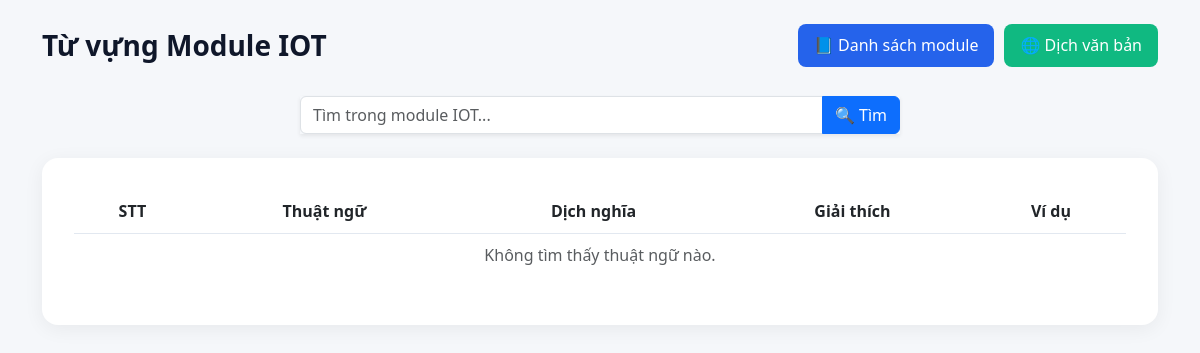
The app's page /terms/IOT, older data.
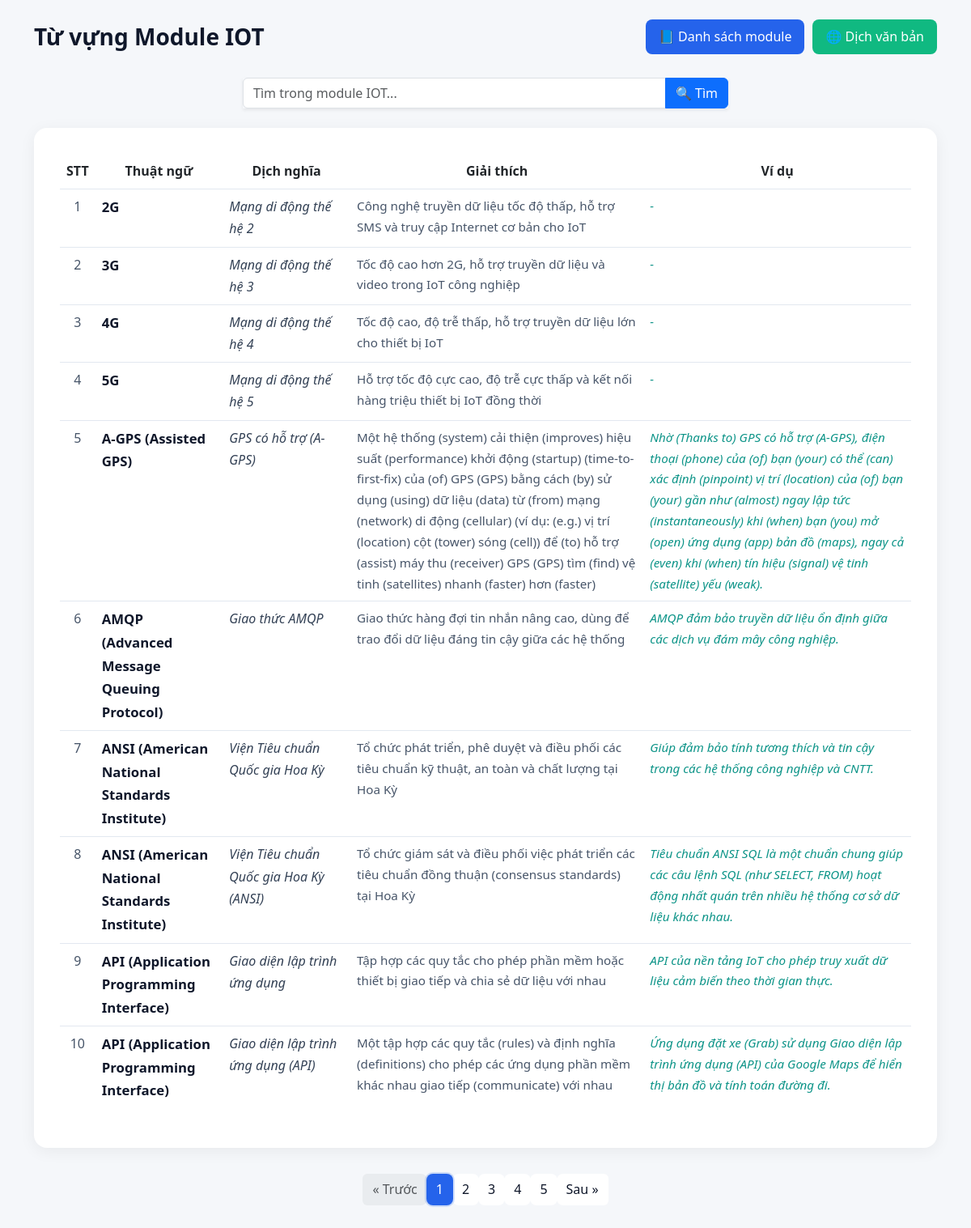
The same page, newer data.
### tables this page shows
CREATE TABLE "Terms" (
	"id"	INTEGER,
	"english"	TEXT,
	"vietnamese"	TEXT,
	"note"	TEXT,
	"module"	TEXT,
	"boi_canh"	TEXT,
	"vi_du"	TEXT
);

### app.py (the view)
@app.route("/terms/<string:module_id>", methods=["GET", "POST"])
def terms(module_id):
    page = int(request.args.get("page", 1))
    per_page = 10
    cursor = conn.cursor()
    query_term = ""
    terms_list = []
    total_pages = 1
    try:
        if request.method == "POST":
            query_term = request.form.get("term", "").strip().lower()
            cursor.execute("""
                SELECT id, english, vietnamese, note, vi_du
                FROM Terms
                WHERE module = ? AND (LOWER(english) LIKE ? OR LOWER(vietnamese) LIKE ?)
                ORDER BY english ASC
            """, (module_id, f"%{query_term}%", f"%{query_term}%"))
            terms_list = cursor.fetchall()
            total_pages = 1
        else:
            terms_list, total_pages = get_terms(module_id, page, per_page)
    except sqlite3.Error as e:
        print(f"Lỗi SQL trong /terms/{module_id}: {e}")
    return render_template(
        "terms.html",
        module_id=module_id,
        terms=terms_list,
        query=query_term,
        page=page,
        total_pages=total_pages
    )

### app.py (called while the page is built, shortened)
def get_terms(module_id=None, page=1, per_page=10):
    cursor = conn.cursor()
    offset = (page - 1) * per_page
    terms = []
    total_count = 0
    try:
        if module_id:
            cursor.execute("""
                SELECT id, english, vietnamese, note, vi_du
                FROM Terms
                WHERE module = ?
                ORDER BY english ASC
                LIMIT ? OFFSET ?
            """, (module_id, per_page, offset))
            terms = cursor.fetchall()
            cursor.execute("SELECT COUNT(*) FROM Terms WHERE module = ?", (module_id,))
            total_count = cursor.fetchone()[0]
    except sqlite3.Error as e:
        print(f"Lỗi SQL trong get_terms: {e}")
    total_pages = (total_count + per_page - 1) // per_page
    return terms, total_pages

### templates/terms.html (shortened to what this page needs)
<!DOCTYPE html>
<html lang="vi">
<head>
    <link rel="stylesheet" href="https://cdn.jsdelivr.net/npm/bootstrap@5.3.0/dist/css/bootstrap.min.css">
</head>
<body class="container py-4">
    <div class="top-actions">
        <h3>Từ vựng Module {{ module_id }}</h3>
        <div class="btn-group-custom">
            <a href="{{ url_for('modules') }}" class="btn-dict">📘 Danh sách module</a>
            <a href="{{ url_for('index') }}" class="btn-translate">🌐 Dịch văn bản</a>
        </div>
    </div>
    <form class="search-box" method="POST" action="{{ url_for('terms', module_id=module_id) }}">
        <div class="input-group shadow-sm">
            <input type="text"
                   class="form-control"
                   name="term"
                   id="search-term"
                   placeholder="Tìm trong module {{ module_id }}..."
                   value="{{ query or '' }}"
                   list="suggestions-list"
                   autocomplete="off">
            <button class="btn btn-primary" type="submit">🔍 Tìm</button>
        </div>
    </form>
    <div class="dictionary-card">
        <div class="table-responsive">
            <table class="table align-middle">
                <thead>
                    <tr>
                        <th>STT</th>
                        <th>Thuật ngữ</th>
                        <th>Dịch nghĩa</th>
                        <th>Giải thích</th>
                        <th>Ví dụ</th>
                    </tr>
                </thead>
                <tbody>
                    {% for t in terms %}
                    <tr>
                        <td>{{ loop.index + (page-1)*10 }}</td>
                        <td>{{ t[1] }}</td>
                        <td>{{ t[2] }}</td>
                        <td>{{ t[3] or "" }}</td>
                        <td><i>{{ t[4] or "-" }}</i></td>
                    </tr>
                    {% else %}
                    <tr>
                        <td colspan="5" class="text-center text-muted">Không tìm thấy thuật ngữ nào.</td>
                    </tr>
                    {% endfor %}
                </tbody>
            </table>
        </div>
    </div>
    {% if not query and total_pages > 1 %}
    <nav aria-label="Page navigation" class="mt-4">
    <ul class="pagination justify-content-center">
        <li class="page-item {% if page <= 1 %}disabled{% endif %}">
            <a class="page-link" href="{{ url_for('terms', module_id=module_id, page=page-1) }}">« Trước</a>
        </li>
        {% set start_page = page - 2 %}
        {% set end_page = page + 2 %}
        {% if start_page < 1 %}
            {% set end_page = end_page + (1 - start_page) %}
            {% set start_page = 1 %}
        {% endif %}
        {% if end_page > total_pages %}
            {% set start_page = start_page - (end_page - total_pages) %}
            {% set end_page = total_pages %}
        {% endif %}
        {% if start_page < 1 %}
            {% set start_page = 1 %}
        {% endif %}
        {% for p in range(start_page, end_page + 1) %}
            <li class="page-item {% if p == page %}active{% endif %}">
                <a class="page-link" href="{{ url_for('terms', module_id=module_id, page=p) }}">{{ p }}</a>
            </li>
        {% endfor %}
        <li class="page-item {% if page >= total_pages %}disabled{% endif %}">
            <a class="page-link" href="{{ url_for('terms', module_id=module_id, page=page+1) }}">Sau »</a>
        </li>
    </ul>
</nav>
    {% endif %}
</body>
</html>

Row changes from the older to the newer data that the page shows:
added Terms: english "2G", vietnamese "Mạng di động thế hệ 2", note "Công nghệ truyền dữ liệu tốc độ thấp, hỗ trợ SMS và truy cập Internet cơ bản cho IoT", t "-"
added Terms: english "3G", vietnamese "Mạng di động thế hệ 3", note "Tốc độ cao hơn 2G, hỗ trợ truyền dữ liệu và video trong IoT công nghiệp", t "-"
added Terms: english "4G", vietnamese "Mạng di động thế hệ 4", note "Tốc độ cao, độ trễ thấp, hỗ trợ truyền dữ liệu lớn cho thiết bị IoT", t "-"
added Terms: english "5G", vietnamese "Mạng di động thế hệ 5", note "Hỗ trợ tốc độ cực cao, độ trễ cực thấp và kết nối hàng triệu thiết bị IoT đồng thời", t "-"
added Terms: english "A-GPS (Assisted GPS)", vietnamese "GPS có hỗ trợ (A-GPS)", note "Một hệ thống (system) cải thiện (improves) hiệu suất (performance) khởi động (startup) (time-to-first-fix) của (of) GPS (GPS) bằng cách (by) sử dụng (using) dữ liệu (data) từ (from) mạng (network) di động (cellular) (ví dụ: (e.g.) vị trí (location) cột (tower) sóng (cell)) để (to) hỗ trợ (assist) máy thu (receiver) GPS (GPS) tìm (find) vệ tinh (satellites) nhanh (faster) hơn (faster)", vi_du "Nhờ (Thanks to) GPS có hỗ trợ (A-GPS), điện thoại (phone) của (of) bạn (your) có thể (can) xác định (pinpoint) vị trí (location) của (of) bạn (your) gần như (almost) ngay lập tức (instantaneously) khi (when) bạn (you) mở (open) ứng dụng (app) bản đồ (maps), ngay cả (even) khi (when) tín hiệu (signal) vệ tinh (satellite) yếu (weak)."
now on this page (row edited): Terms: english "AMQP (Advanced Message Queuing Protocol)", vietnamese "Giao thức AMQP", note "Giao thức hàng đợi tin nhắn nâng cao, dùng để trao đổi dữ liệu đáng tin cậy giữa các hệ thống", vi_du "AMQP đảm bảo truyền dữ liệu ổn định giữa các dịch vụ đám mây công nghiệp."
added Terms: english "ANSI (American National Standards Institute)", vietnamese "Viện Tiêu chuẩn Quốc gia Hoa Kỳ", note "Tổ chức phát triển, phê duyệt và điều phối các tiêu chuẩn kỹ thuật, an toàn và chất lượng tại Hoa Kỳ", vi_du "Giúp đảm bảo tính tương thích và tin cậy trong các hệ thống công nghiệp và CNTT."
added Terms: english "ANSI (American National Standards Institute)", vietnamese "Viện Tiêu chuẩn Quốc gia Hoa Kỳ (ANSI)", note "Tổ chức giám sát và điều phối việc phát triển các tiêu chuẩn đồng thuận (consensus standards) tại Hoa Kỳ", vi_du "Tiêu chuẩn ANSI SQL là một chuẩn chung giúp các câu lệnh SQL (như SELECT, FROM) hoạt động nhất quán trên nhiều hệ thống cơ sở dữ liệu khác nhau."
now on this page (row edited): Terms: english "API (Application Programming Interface)", vietnamese "Giao diện lập trình ứng dụng", note "Tập hợp các quy tắc cho phép phần mềm hoặc thiết bị giao tiếp và chia sẻ dữ liệu với nhau", vi_du "API của nền tảng IoT cho phép truy xuất dữ liệu cảm biến theo thời gian thực."
added Terms: english "API (Application Programming Interface)", vietnamese "Giao diện lập trình ứng dụng (API)", note "Một tập hợp các quy tắc (rules) và định nghĩa (definitions) cho phép các ứng dụng phần mềm khác nhau giao tiếp (communicate) với nhau", vi_du "Ứng dụng đặt xe (Grab) sử dụng Giao diện lập trình ứng dụng (API) của Google Maps để hiển thị bản đồ và tính toán đường đi."
Text that changed along with them:
text no longer shown: "Không tìm thấy thuật ngữ nào."
text now shown: "« Trước Sau »"
new list line: "1"
new list line: "2"
new list line: "3"
new list line: "4"
new list line: "5"
